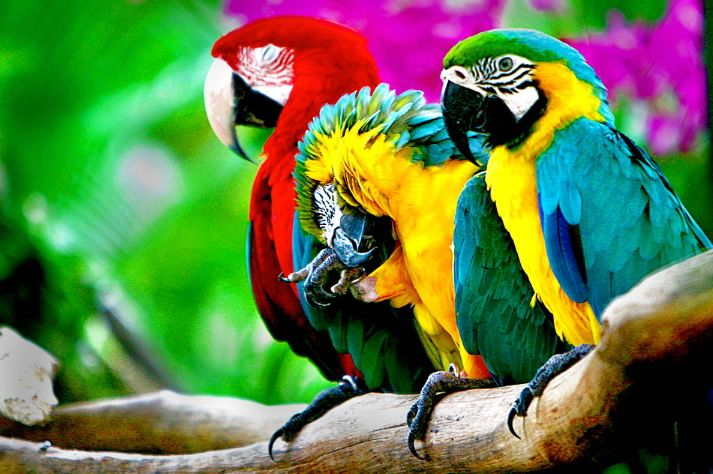
#> input picture working with image/parrots.jpg, 713 x 474 px
$ jupyter execute --allow-errors 'image processing.ipynb'   (shell and % lines are left out)
#> lines starting #> are read from the running program, lines starting #| are printed output that depends on the picture; long printed decimals are rounded
[cell 1]
import numpy as np
import pandas as pd
from skimage.measure import *
from math import *
from sklearn.cluster import KMeans
from skimage.io import imread
from skimage import *
from skimage.metrics import peak_signal_noise_ratio
import pylab

### In this task we have a colored picture, the goal is to find number of clusters for pixels which will have PSNR-mertics quality above 20.0

### Read an image and transform it to a float array.

[cell 2]
image = imread('parrots.jpg')
#> image is the input picture: shape (474, 713, 3); mean R, G, B 96.8, 122.9, 72.5
#> (the rest of this cell did not finish here and is left out)

### Use KMeans to cluster pixels

[cell 3]
image_df = image.reshape(image.shape[0] * image.shape[1], 3)
clf = KMeans(init='k-means++', random_state=241, n_clusters=11)
clf.fit(X=image_df)
image_df = image_df.transpose()
image_df = np.vstack((image_df, clf.labels_))
image_df = image_df.transpose()
x = np.vstack([clf.cluster_centers_[i] for i in clf.labels_])
df_mean = pd.DataFrame(data=x, columns=['R', 'G', 'B'])
image1 = np.array(df_mean, dtype='float')
image1 = image1.reshape(474, 713, 3)
pylab.imshow(image1)
#| -28.047

### Use PSNR-metrics (pick signal-to-noise ratio) to estimate the result (the target level is above 20)

[cell 4]
def my_psnr(original_image, test_image, max_i):
#> called with max_i = 1
    height = original_image.shape[0]
#> height = 474
    width = original_image.shape[1]
#> width = 713

    difference_matrix = original_image - test_image
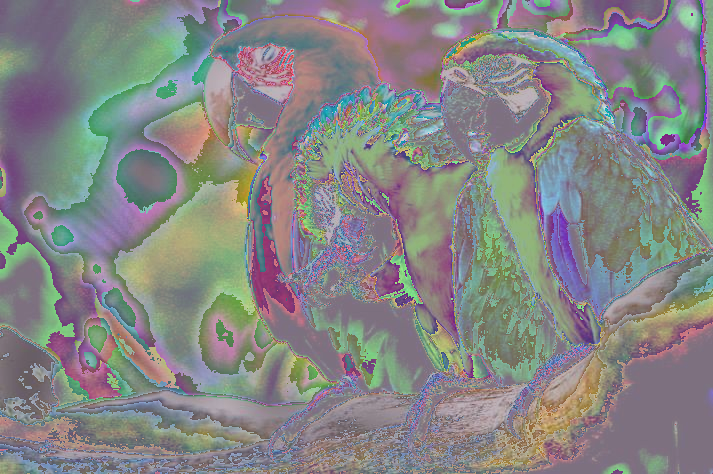
#> difference_matrix: shape (474, 713, 3) float64; mean R, G, B 0, 0, 0; drawn with min black and max white
    sigma = sum([sum(i) for i in difference_matrix**2])
#> sigma = [202695395.7, 252153077.9, 191839003.8]
    mse = sum(sigma)/(3*height*width)
#> mse = 637.8
    return 10*log((max_i/mse), 10)

[cell 5]
print(peak_signal_noise_ratio(image, image1, data_range=1))
print(my_psnr(image, image1, 1))
#| -28.047
